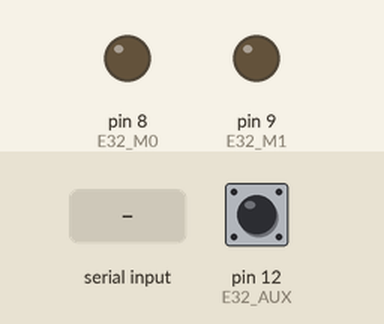
Recording of a sketch running on a simulated Arduino Nano, built with avr-gcc and run on an emulated ATmega328P. On the bench: output pins drawn as LEDs (lit = HIGH). The test bench sets the inputs (shaded band); at power-on: pin 12 (E32_AUX) HIGH. The modem accepts every AT command (registered, SIM ready, sends succeed) and sends nothing else; what the sketch prints to the serial monitor is not drawn.

Above: at 1.2 s.
1.3 s: "z\n" received over Serial
At 1.8 s:
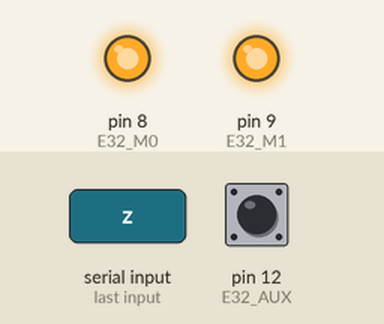
3.8 s: "a\n" received over the second serial link
5.3 s: "b\n" received over the second serial link
6.8 s: "r\n" received over the second serial link
Timing chart, 0 to 9.3 s (numbered marks = the images above; inputs shaded):
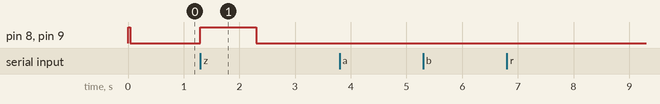

The sketch:

E32_Lib.ino
```cpp
//Arduino Nano

#include "E32.h"
//#include "config.h"

E32 myE32; // to be config in config.h
//target device address and Channel
E32Device deviceCCCC = {0xCCCC, 0x17};

uint8_t dataA[] = "Hello World2";

uint8_t dataB[] = "Fuck the Police!!!!!";

E32Data inFrame = {};

// HM10 is used
#define BT_RXD A4
#define BT_TXD A5
//The library is included in E32.h
SoftwareSerial SerialBT(BT_TXD, BT_RXD);  // RX, TX swap intensionally

void(* resetFunc) (void) = 0; //declare reset function @ address 0

void setup() {
  // put your setup code here, to run once:s
  Serial.begin(115200);
  Serial.write(0xF0);
  myE32.begin();
  SerialBT.begin(9600); //must be after myE32.begin()
}

void loop() {
  // put your main code here, to run repeatedly:
  if(Serial.available()>0){
      char inChar = Serial.read();
      if(inChar == 'a'){
        SerialBT.end();
        myE32.sendMessage(deviceCCCC, dataA);
        SerialBT.begin(9600);
      }
      if(inChar == 'b'){
        //myE32.sendMessage(deviceCCCC, dataB);
        }
        if(inChar == 'r'){
          //do reset()
          resetFunc();
          }
        if(inChar == 'z'){
          //do reset()
          Serial.print('z');
          SerialBT.end();
          myE32.returnConfig();
          SerialBT.begin(9600);
          }
    }

  if(myE32.getAUX() == LOW){
    SerialBT.end();
    delay(3); //delay 3 ms
    myE32.waitReceiveComplete();
    inFrame = myE32.getMessage();
    SerialBT.begin(9600);
    for(uint8_t i = 0 ; i < inFrame.dataLen; i++){
      SerialBT.write(inFrame.dataPtr[i]);
      Serial.write(inFrame.dataPtr[i]);
      delay(5);
      }
  }


   static char BTinData[300] = {0};
   if(BT_receiveComplete(BTinData)){
      SerialBT.end();
      Serial.write(BTinData);
      delay(100);
      myE32.sendMessage(deviceCCCC, BTinData);
      SerialBT.begin(9600);
    }

}

bool BT_receiveComplete(char* inD){
    if(SerialBT.available()>0){
        char inChar = SerialBT.read();
        //Serial.write(inChar);

        static uint8_t i = 0;
        inD[i++] = inChar;
        inD[i] = '\0';
        if(inChar == '\n'){
          //End of Message
          inD[i++] = '\0';
          i = 0;
          return true;
        }
      }
    return false;
}
```

E32.cpp
```cpp
#include "E32.h"
#include "config.h"

E32::E32(){
  pinMode(E32_M0, OUTPUT);
  pinMode(E32_M1, OUTPUT);
  pinMode(E32_AUX, INPUT);
  while(!digitalRead(E32_AUX)); //This wait until it become high
}

void E32::begin(void){
  changeMode(Mode_Sleep);
  delay(10);
  setConfig();
  delay(10);
  changeMode(Mode_Normal);
  }

void E32::endSerial(void){
  E32Serial.end();
  }

void E32::beginSerial(void){
  E32Serial.begin(9600);
 }

void E32::changeMode(uint8_t mode){
  digitalWrite(E32_M0,(mode & 0b01));
  digitalWrite(E32_M1,(mode & 0b10));
  //while(!digitalRead(E32_AUX)); //This wait until it become high
}

void E32::setConfig(void){
  beginSerial();
  delay(10);
  E32Serial.write(Para_Setting_CMD);
  E32Serial.write((Para_Setting_ADDR & 0xFF00) >> 2*4);
  E32Serial.write(Para_Setting_ADDR & 0x00FF);

  E32Serial.write( (Para_Setting_UART_pbit << SPED_USART_pbit) |\
  (Para_Setting_UART_brate << SPED_USART_brate) |\
  (Para_Setting_UART_adrate << SPED_USART_adrate));

  E32Serial.write(Para_setting_Channel_reg);

  E32Serial.write(Para_Setting_TranEnbit << OPT_Mode |\
  Para_Setting_IODriverMode << OPT_IOMode |\
  Para_Setting_WirelessWakeUpTime << OPT_Waketime |\
  Para_Setting_FECSwitch << OPT_FEC_switch |\
  Para_Setting_TransPower << OPT_Transmission_power);

  while(!digitalRead(E32_AUX)); //This wait until it become high
  while(E32Serial.available()){
    Serial.write(E32Serial.read()); //clear the buffer
    }
  endSerial();
}

void E32::returnConfig(void){
    beginSerial();
    changeMode(Mode_Sleep);
    // C1 C1 C1
    E32Serial.write(193);
    E32Serial.write(193);
    E32Serial.write(193);
    //while(!digitalRead(E32_AUX)); //This wait until it become high
    Serial.write(0x10);
    delay(1000);
    while(E32Serial.available() > 0){
      Serial.write(E32Serial.read());
      delay(100);
    }
    Serial.write(0x01);
    changeMode(Mode_Normal);
    endSerial();
}

void E32::sendMessage(E32Device targetDevice, char* outData){
  beginSerial();
  delay(10);
  E32Serial.write(targetDevice.addr >> 8);
  E32Serial.write(targetDevice.addr);
  E32Serial.write(targetDevice.channel);
  //data
  E32Serial.write(strlen(outData));
  for(uint8_t i = 0; i < strlen(outData); i++){
    E32Serial.write(outData[i]);
  }
  while(!digitalRead(E32_AUX));
  endSerial();
}

bool E32::waitReceiveComplete(){
  //return true when receive complete
    beginSerial();
    delay(3);
    while(E32Serial.available() > 0){
      uint8_t inChar = E32Serial.read();

      //Serial.write(inChar);
      if(inDataTop <= 0){
        //get the data length, first byte
        inDataTop = inChar;
        inDataAry.dataLen = inChar;
      }else{
        //Storing data
        inDataAry.dataPtr[inDataAry.dataLen - inDataTop] = inChar;
        inDataTop--;
        if(inDataTop == 0){
          //data storing complete
          inDataAry.dataPtr[inDataAry.dataLen+1] = 0;
          endSerial();
          return true;
        }
      }
      delay(3);
    }
  return false;
}

bool E32::getAUX(){
  return digitalRead(E32_AUX);
}

bool E32::receiveTimeout(){

  }

E32Data E32::getMessage(){
  return inDataAry;
}
```

E32.h
```cpp
#include "Arduino.h"
#include "HardwareSerial.h"
#include <SoftwareSerial.h>
//#include "config.h"

typedef struct {
  uint16_t addr;
  uint8_t channel;
}E32Device;
#define Boradcast_addr    0xFFFF

//=======Operation_Mode_Para=====
#define Mode_Normal         0
#define Mode_Wake_Up        1
#define Mode_Power_Saving   2
#define Mode_Sleep          3
//Para_Setting_CMD
#define Para_Save 0xC0
#define Para_One  0xC2
//Para_Setting_UART_Par_bit
#define pbit_8N1 0b00
#define pbit_8O1 0b01
#define pbit_8E1 0b10
//Baudrate
#define brate_1200 0b000
#define brate_2400 0b001
#define brate_4800 0b010
#define brate_9600 0b011
#define brate_19200 0b100
#define brate_38400 0b101
#define brate_57600 0b110
#define brate_115200 0b111
//Air data rate
#define adrate_0k3 0b000
#define adrate_1k2 0b001
#define adrate_2k4 0b010
#define adrate_4k8 0b011
#define adrate_9k6 0b100
#define adrate_19k2 0b101
//==para for the option
enum TransEnBit {Transparent, Fixed};
enum IODriverMode {open_collector, push_pull};
enum WirelessWakeUpTime {
  WUTms250, WUTms500, WUTms750, WUTms1000, WUTms1250, WUTms1500, WUTms1750, WUTms2000
};
enum FECSwitch {FECoff, FECon};
enum TransPower {TPdbm20, TPdbm17, TPdbm14, TPdbm10};

#define Para_setting_Channel_reg  (Para_Setting_ChannelinM-410)

//bit/byteShifting Const
#define HEAD 0
#define ADDH 1
#define ADDL 2
#define SPED 3
#define CHAN 4
#define OPTION 5
//SPED_USART_bit shift
#define SPED_USART_pbit 6
#define SPED_USART_brate 3
#define SPED_USART_adrate 0
//OPTION bit shift
#define OPT_Mode 7
#define OPT_IOMode 6
#define OPT_Waketime 3
#define OPT_FEC_switch 2
#define OPT_Transmission_power 0

typedef struct{
    char dataPtr[300];
    uint8_t dataLen;
  } E32Data;

class E32{
  public:
    E32();
    void begin(void);
    void changeMode(uint8_t mode);
    void setConfig(void);
    void returnConfig(void);
    void sendMessage(E32Device targetDevice, char* outData);
    bool waitReceiveComplete(void);
    bool receiveTimeout(void);
    void endSerial(void);
    void beginSerial(void);
    bool getAUX(void);
    E32Data getMessage();
  private:
      E32Data inDataAry;
      int8_t inDataTop;
};
```

config.h
```cpp
//==== pin assignment====
#define E32_M0  8
#define E32_M1  9
#define E32_RXD 10
#define E32_TXD 11
#define E32_AUX 12
SoftwareSerial E32Serial(E32_TXD, E32_RXD);  // RX, TX swap intensionally
//===============********User Define*************==================
#define Operation_Mode            Mode_Normal
#define Para_Setting_CMD          Para_Save
#define Para_Setting_ADDR         0xABCD
#define Para_Setting_UART_pbit    pbit_8N1
#define Para_Setting_UART_brate   brate_9600
#define Para_Setting_UART_adrate  adrate_2k4
#define Para_Setting_ChannelinM   433
#define Para_Setting_TranEnbit          Fixed
#define Para_Setting_IODriverMode       push_pull
#define Para_Setting_WirelessWakeUpTime WUTms1000
#define Para_Setting_FECSwitch          FECon
#define Para_Setting_TransPower         TPdbm10
```

Measured:
- after the input at 1.3 s, pin 8 (E32_M0), pin 9 (E32_M1): LOW → HIGH at once, → LOW 1.0 s later
- after the input at 3.8 s, every drawn part: stays the same
- after the input at 5.3 s, every drawn part: stays the same
- after the input at 6.8 s, every drawn part: stays the same
